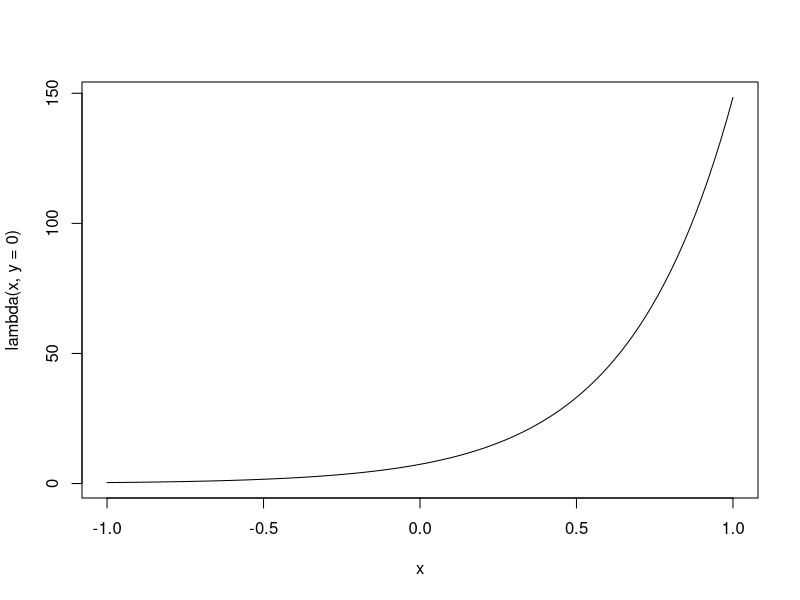
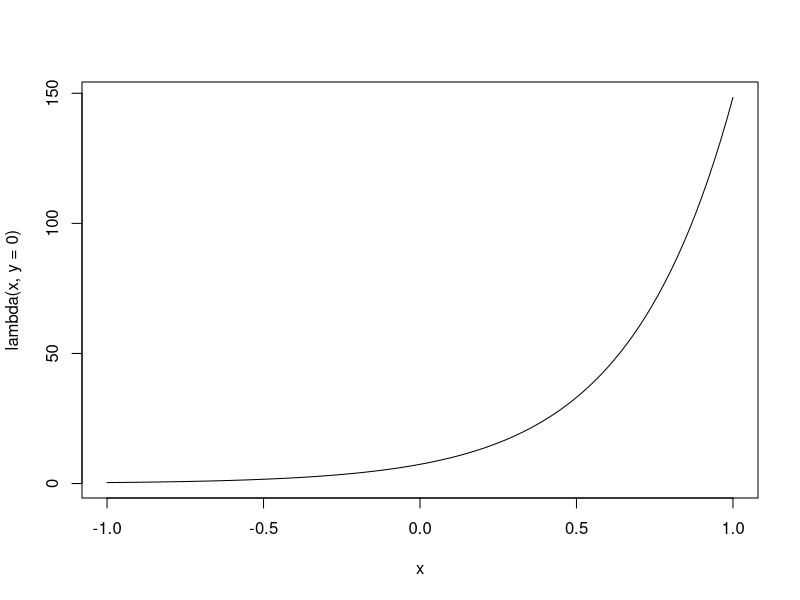
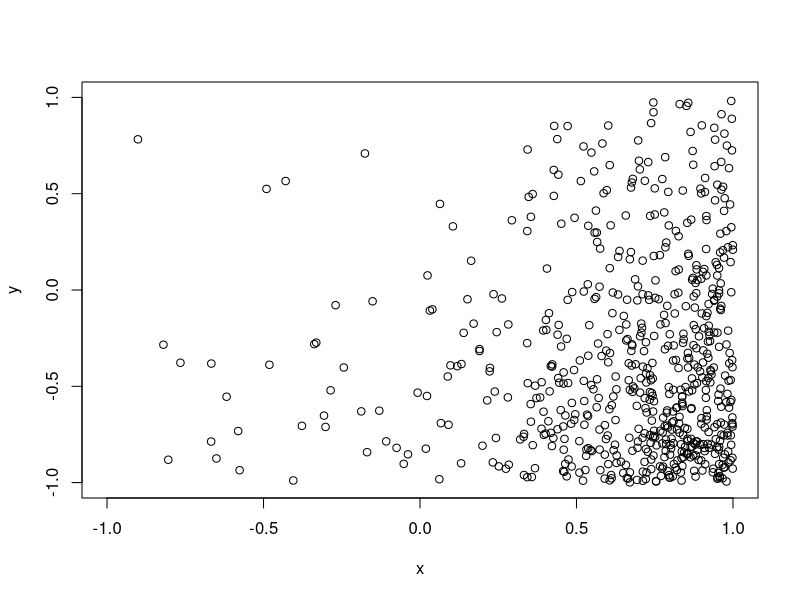
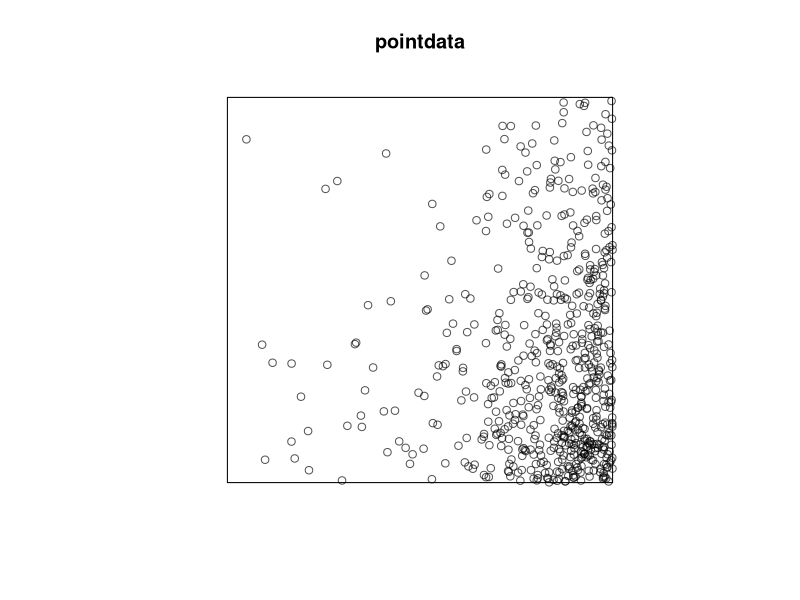
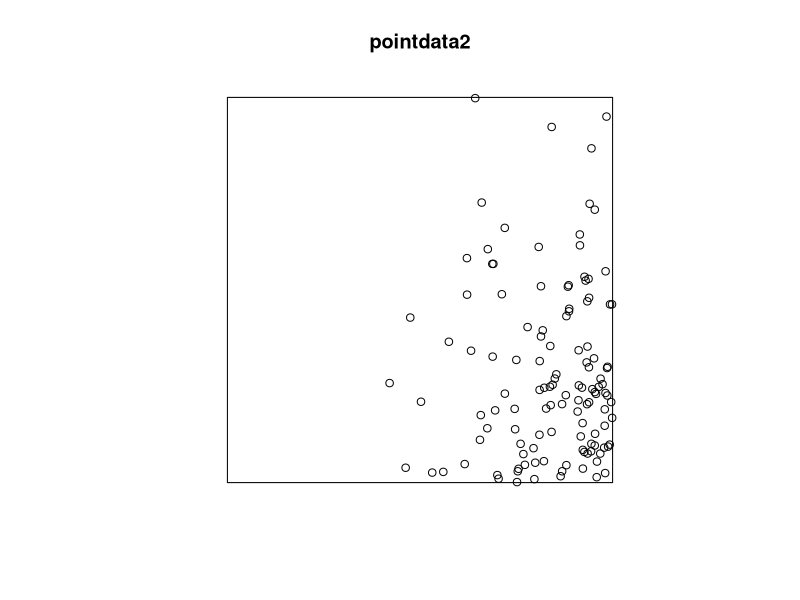

The R script that drew these images, in order: (Note: this script raises an error after producing the figures.)

# Library -----------------------------------------------------------------
# library(BayesianTools)
library(spatstat)

# Simulation --------------------------------------------------------------

## Poisson point process:
## has 3 properties:

## 1) window
window <- list(
  type = "rectangle",
  xrange = c(-1, 1),
  yrange = c(-1, 1),
  units = list(singular = "m", plural = "m")
)
attr(window, "class") <- "owin"

## 1a) n, the number of points within the window.
## But in the simulation in spatstat::rpoispp(), n seems to be an emerging parameter from lambda, number of trials and rejection sampling.


## 2) point generating intensity function lambda(x,y); the most basic case lambda(x,y) = exp(a + bx)
## Rationale: lambda = n/Area <=> n = lambda*Area
## Thus Poisson process: N(Area) ~ Poisson(lambda*Area)

a <- 2
b_x <- 3
b_y <- -1.2

# lambda <- function(x, y) exp(a + b_x*x)
## And here is the point intensity function
lambda <- function(x, y) exp(a + b_x*x + b_y*y)
curve(lambda(x, y = 0), -1, 1)

## Here is a weird function to simulate other covariates
weirdfunction <- function(x,y){ 10 * x^2 + 5 * sin(10 * y) }

## And here is the point intensity function
lambda2 <- function(x, y) exp(a + b_x*x + b_y*y + weirdfunction(x, y))
curve(lambda(x, y = 0), -1, 1)


## Make a grid
# imageres <- 5
# Grid <- expand.grid(x = seq(window$xrange[1], window$xrange[2], length.out = imageres*window$xrange[2]),
#                     y = seq(window$yrange[1], window$yrange[2], length.out = imageres*window$yrange[2]))
# L <- matrix(mapply(lambda, Grid$x, Grid$y), nrow = imageres*window$xrange[2])
# image(L)


## Simulation
simPoints <- function(lambda, w = window, trials = 10000){
  x_win <- runif(trials, w$xrange[1], w$xrange[2])
  y_win <- runif(trials, w$yrange[1], w$yrange[2])

  imag <- as.im(lambda, w)
  summ <- summary(imag)
  lmax <- summ$max + 0.05 * diff(summ$range) # wtf?

  prob <- lambda(x_win, y_win)/lmax
  u <- runif(trials)
  retain <- (u <= prob)

  Points <- cbind(x = x_win[retain], y = y_win[retain])
  return(Points)
}

#

P <- simPoints(lambda)
plot(P, xlim = window$xrange, ylim = window$yrange)

## Fake a ppp object.
pointdata <- list(window = window, n = nrow(P), x = P[,"x"], y = P[,"y"])
attr(pointdata, "class") <- "ppp"
plot(pointdata)


## The real thing.
pointdata2 <- rpoispp(lambda, win = window)
plot(pointdata2)

# Fit ---------------------------------------------------------------------
?spatstat::ppm()
str(pointdata)


# fit the stationary Poisson process
# to point pattern 'nztrees'
fit <- ppm(pointdata ~ x + y)
summary(fit)

## Include a third covariate, will also work with an image
fit2 <- ppm(pointdata ~ x + y + weirdfunction)
